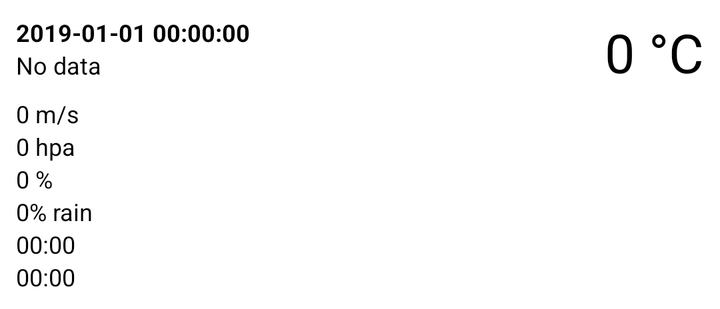
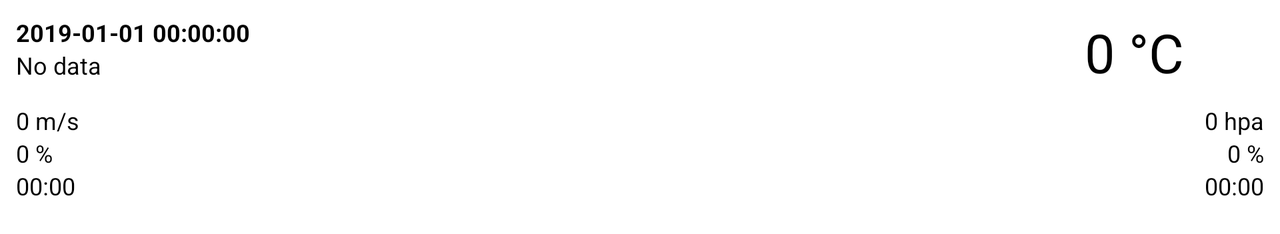

The same Android screen from two of the app's own layout files: first res/layout/ as a phone draws it, then the repository's variant for another configuration, drawn on a device whose configuration selects that folder. Both files follow.
<!-- AndroidManifest.xml: application theme AppTheme -->
<!-- res/layout/list_weather_item.xml -->
<?xml version="1.0" encoding="utf-8"?>
<RelativeLayout xmlns:android="http://schemas.android.com/apk/res/android"
    android:layout_width="match_parent"
    android:layout_height="wrap_content"
    xmlns:tools="http://schemas.android.com/tools"
    android:background="@color/white"
    android:orientation="vertical">

    <LinearLayout
        android:id="@+id/linearLayout"
        android:layout_width="match_parent"
        android:layout_height="wrap_content"
        android:layout_marginStart="8dp"
        android:layout_marginLeft="8dp"
        android:layout_marginTop="8dp"
        android:layout_marginEnd="8dp"
        android:layout_marginRight="8dp"
        android:layout_marginBottom="8dp"
        android:orientation="vertical">


        <RelativeLayout
            android:layout_width="fill_parent"
            android:layout_height="wrap_content">


            <TextView
                android:id="@+id/widgetTemperature"
                android:layout_width="wrap_content"
                android:layout_height="wrap_content"
                android:textColor="@color/colorPrimaryDark"
                android:textSize="27sp"
                android:layout_alignParentRight="true"
                tools:text="0 °C" />

            <ImageView
                android:id="@+id/widgetIcon"
                android:layout_width="wrap_content"
                android:layout_height="wrap_content"
                android:layout_below="@id/widgetTemperature"
                android:layout_alignParentRight="true"
                android:paddingRight="20sp"
                android:paddingTop="20sp"
                tools:ignore="NotSibling"
                />

            <TextView
                android:id="@+id/widgetDate"
                android:layout_width="wrap_content"
                android:layout_height="wrap_content"
                android:textColor="@color/colorPrimaryDark"
                android:textSize="12sp"
                android:textStyle="bold"
                tools:text="2019-01-01 00:00:00" />

            <TextView
                android:id="@+id/widgetDescription"
                android:layout_width="wrap_content"
                android:layout_height="wrap_content"
                android:textColor="@color/colorPrimaryDark"
                android:textSize="12sp"
                tools:text="No data"
                android:layout_below="@id/widgetDate"
                android:layout_toLeftOf="@id/widgetTemperature"
                android:layout_alignParentLeft="true"
                tools:ignore="NotSibling"/>

            <TextView
                android:id="@+id/widgetWind"
                android:layout_width="wrap_content"
                android:layout_height="wrap_content"
                android:layout_marginTop="8dp"
                android:textColor="@color/colorPrimaryDark"
                android:textSize="12sp"
                tools:text="0 m/s"
                android:layout_below="@id/widgetDescription"
                tools:ignore="NotSibling" />
            <TextView
                android:id="@+id/widgetPressure"
                android:layout_width="wrap_content"
                android:layout_height="wrap_content"
                android:textColor="@color/colorPrimaryDark"
                android:textSize="12sp"
                tools:text="0 hpa"
                android:layout_below="@id/widgetWind"
                tools:ignore="NotSibling" />
            <TextView
                android:id="@+id/widgetHumidity"
                android:layout_width="wrap_content"
                android:layout_height="wrap_content"
                android:textColor="@color/colorPrimaryDark"
                android:textSize="12sp"
                tools:text="0 %"
                android:layout_below="@id/widgetPressure"
                tools:ignore="NotSibling"/>
            <TextView
                android:id="@+id/widgetPrecip"
                android:layout_width="wrap_content"
                android:layout_height="wrap_content"
                android:layout_below="@id/widgetHumidity"
                android:textColor="@color/colorPrimaryDark"
                android:textSize="12sp"
                tools:text="0% rain" />
            <TextView
                android:id="@+id/widgetSunrise"
                android:layout_width="wrap_content"
                android:layout_height="wrap_content"
                android:textColor="@color/colorPrimaryDark"
                android:textSize="12sp"
                tools:text="00:00"
                android:layout_below="@id/widgetPrecip"
                tools:ignore="NotSibling"/>
            <TextView
                android:id="@+id/widgetSunset"
                android:layout_width="wrap_content"
                android:layout_height="wrap_content"
                android:textColor="@color/colorPrimaryDark"
                android:textSize="12sp"
                tools:text="00:00"
                android:layout_below="@id/widgetSunrise"
                tools:ignore="NotSibling"/>
        </RelativeLayout>

    </LinearLayout>

</RelativeLayout>
<!-- resources referenced by this layout -->
<resources>
  <color name="colorPrimaryDark">#000000</color>
  <color name="white">#ffffff</color>
  <style name="AppTheme" parent="Theme.AppCompat.Light.DarkActionBar">
          
          <item name="colorPrimary">@color/colorPrimary</item>
          <item name="colorPrimaryDark">@color/colorPrimaryDark</item>
          <item name="colorAccent">@color/colorAccent</item>
      </style>
  <color name="colorPrimary">#5bceea</color>
  <color name="colorAccent">#afafaf</color>
</resources>
<!-- res/layout-land/list_weather_item.xml (the repository's variant of the layout above) -->
<!-- drawn on the phone turned sideways -->
<?xml version="1.0" encoding="utf-8"?>
<RelativeLayout xmlns:android="http://schemas.android.com/apk/res/android"
    android:layout_width="match_parent"
    android:layout_height="wrap_content"
    xmlns:tools="http://schemas.android.com/tools"
    android:background="@color/white"
    android:orientation="vertical">

    <LinearLayout
        android:id="@+id/linearLayout"
        android:layout_width="match_parent"
        android:layout_height="wrap_content"
        android:layout_marginStart="8dp"
        android:layout_marginLeft="8dp"
        android:layout_marginTop="8dp"
        android:layout_marginEnd="8dp"
        android:layout_marginRight="8dp"
        android:layout_marginBottom="8dp"
        android:orientation="vertical">


        <RelativeLayout
            android:layout_width="fill_parent"
            android:layout_height="wrap_content">

            <LinearLayout
                android:layout_width="wrap_content"
                android:layout_height="wrap_content"
                android:orientation="horizontal"
                android:layout_alignParentRight="true"
                >
                <TextView
                    android:id="@+id/widgetTemperature"
                    android:layout_width="wrap_content"
                    android:layout_height="wrap_content"
                    android:textColor="@color/colorPrimaryDark"
                    android:textSize="27sp"
                    tools:text="0 °C" />

                <ImageView
                    android:id="@+id/widgetIcon"
                    android:layout_width="wrap_content"
                    android:layout_height="wrap_content"
                    android:layout_below="@id/widgetTemperature"
                    android:paddingHorizontal="20sp"
                    tools:ignore="NotSibling"
                    />

            </LinearLayout>


            <TextView
                android:id="@+id/widgetDate"
                android:layout_width="wrap_content"
                android:layout_height="wrap_content"
                android:textColor="@color/colorPrimaryDark"
                android:textSize="12sp"
                android:textStyle="bold"
                tools:text="2019-01-01 00:00:00" />

            <TextView
                android:id="@+id/widgetDescription"
                android:layout_width="wrap_content"
                android:layout_height="wrap_content"
                android:textColor="@color/colorPrimaryDark"
                android:textSize="12sp"
                tools:text="No data"
                android:layout_below="@id/widgetDate"
                tools:ignore="NotSibling"/>
        </RelativeLayout>


        <RelativeLayout
                android:layout_width="fill_parent"
                android:layout_height="wrap_content"
                android:layout_marginTop="8dp"
                >
                <TextView
                    android:id="@+id/widgetWind"
                    android:layout_width="wrap_content"
                    android:layout_height="wrap_content"
                    android:textColor="@color/colorPrimaryDark"
                    android:textSize="12sp"
                    tools:text="0 m/s" />

                <TextView
                    android:id="@+id/widgetPressure"
                    android:layout_width="wrap_content"
                    android:layout_height="wrap_content"
                    android:textColor="@color/colorPrimaryDark"
                    android:textSize="12sp"
                    android:layout_alignParentRight="true"
                    tools:text="0 hpa" />

            </RelativeLayout>

            <RelativeLayout
                android:layout_width="fill_parent"
                android:layout_height="wrap_content"
                >
                <TextView
                    android:id="@+id/widgetHumidity"
                    android:layout_width="wrap_content"
                    android:layout_height="wrap_content"
                    android:textColor="@color/colorPrimaryDark"
                    android:textSize="12sp"
                    tools:text="0 %" />

                <TextView
                    android:id="@+id/widgetPrecip"
                    android:layout_width="wrap_content"
                    android:layout_height="wrap_content"
                    android:textColor="@color/colorPrimaryDark"
                    android:layout_alignParentRight="true"
                    android:textSize="12sp"
                    tools:text="0 %" />


            </RelativeLayout>

            <RelativeLayout
                android:layout_width="fill_parent"
                android:layout_height="wrap_content"
                android:layout_marginBottom="8dp"
                >
                <TextView
                    android:id="@+id/widgetSunrise"
                    android:layout_width="wrap_content"
                    android:layout_height="wrap_content"
                    android:textColor="@color/colorPrimaryDark"
                    android:textSize="12sp"
                    tools:text="00:00" />

                <TextView
                    android:id="@+id/widgetSunset"
                    android:layout_width="wrap_content"
                    android:layout_height="wrap_content"
                    android:layout_alignParentRight="true"
                    android:textColor="@color/colorPrimaryDark"
                    android:textSize="12sp"
                    tools:text="00:00" />

            </RelativeLayout>


    </LinearLayout>

</RelativeLayout>
